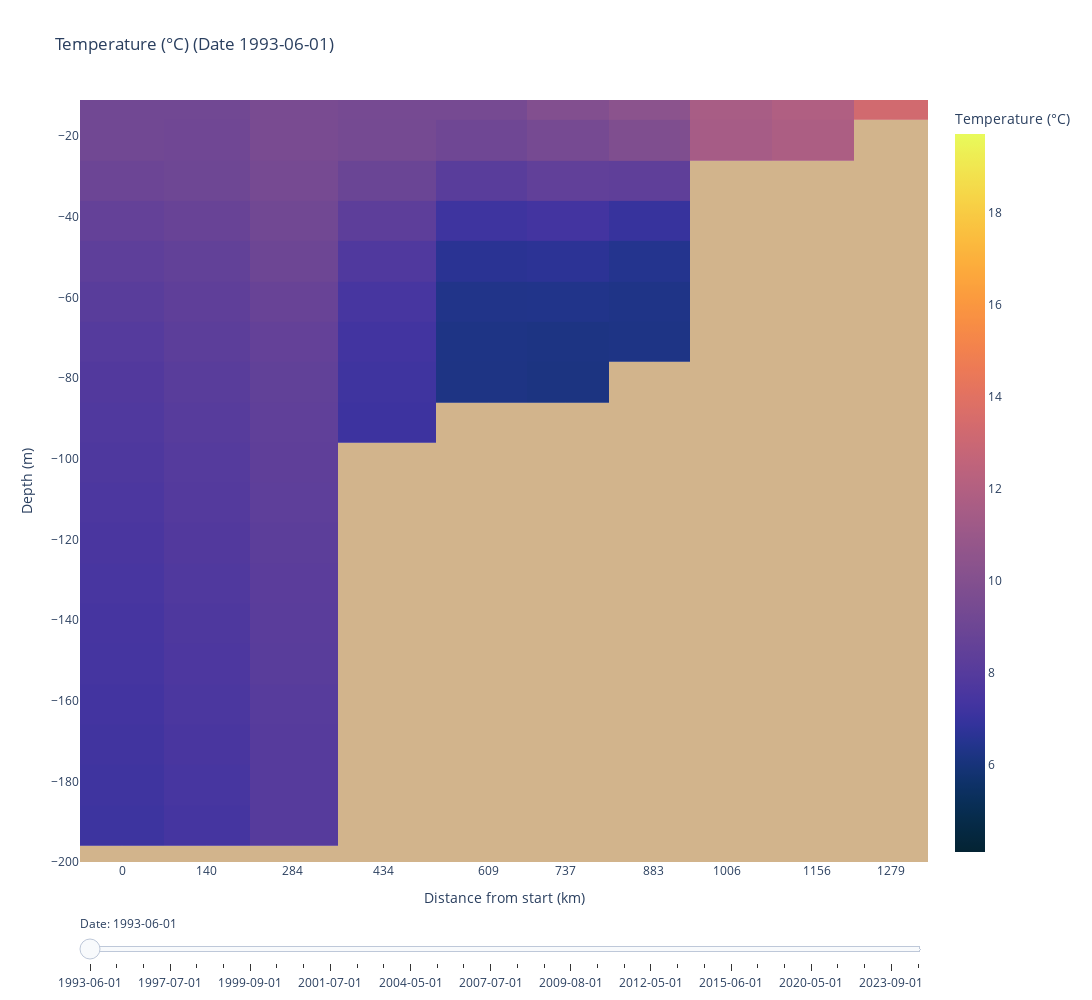

Here is the notebook cell this chart was saved with:
### Code cell
## plotting (interactive with Plotly)

depth_lim = -200  # [m]

# trim to upper 600m
var_trim = var_concat.where(z_up >= depth_lim)

# sort by time/expedition
var_trim = var_trim.sortby("expedition")


# Prepare colorscale for Plotly from matplotlib colormap
def mpl_to_plotly(cmap, n=256):
    return [[i / (n - 1), mpl.colors.rgb2hex(cmap(i / (n - 1)))] for i in range(n)]


plotly_cmap = mpl_to_plotly(VARIABLES[var]["cmap"])

# Prepare slider steps
steps = []
data = []
for t in range(var_trim.shape[0]):
    seabed = xr.where(np.isnan(var_trim[t]), 1, None).T

    # main cross-section
    trace = go.Heatmap(
        z=var_trim[t].T,
        x=distance_1d / 1000.0,  # distance in km
        y=z1d,
        zmin=np.nanmin(var_trim.values),
        zmax=np.nanmax(var_trim.values),
        colorscale=plotly_cmap,
        colorbar=dict(title=VARIABLES[var]["label"]),
        showscale=True,
        visible=(t == 0),
        customdata=None,
        hovertemplate="Distance: %{x:.2f} km<br>Depth: %{z:.1f} m<br>Value: %{value:.2f}<extra></extra>",
    )
    # Seabed overlay (tan color)
    seabed_trace = go.Heatmap(
        z=seabed,
        x=distance_1d / 1000.0,  # distance in km
        y=z1d,
        colorscale=[[0, "tan"], [1, "tan"]],
        showscale=False,
        opacity=1.0,
        visible=(t == 0),
        name="Land / sea bed",
        hoverinfo="skip",
    )
    data.append(trace)
    data.append(seabed_trace)
    steps.append(
        {
            "method": "update",
            "args": [
                {"visible": [i // 2 == t for i in range(2 * var_trim.shape[0])]},
                {
                    "title": f"{VARIABLES[var]['label']} (Date {np.datetime_as_string(var_trim['expedition'][t].values, unit='D')})"
                },
            ],
            "label": str(
                np.datetime_as_string(var_trim["expedition"][t].values, unit="D")
            ),
        }
    )

sliders = [
    dict(active=0, currentvalue={"prefix": "Date: "}, pad={"t": 50}, steps=steps)
]

layout = go.Layout(
    title=f"{VARIABLES[var]['label']} (Date {np.datetime_as_string(var_trim['expedition'][0].values, unit='D')})",
    xaxis=dict(
        title="Distance from start (km)",
        tickvals=(distance_1d / 1000.0),
        tickformat=".0f",
    ),
    yaxis=dict(
        title="Depth (m)",
        range=[depth_lim, np.nanmax(z1d)],
    ),
    sliders=sliders,
    legend=dict(itemsizing="constant"),
    width=1800,
    height=1000,
)

fig = go.Figure(data=data, layout=layout)
fig.show()
